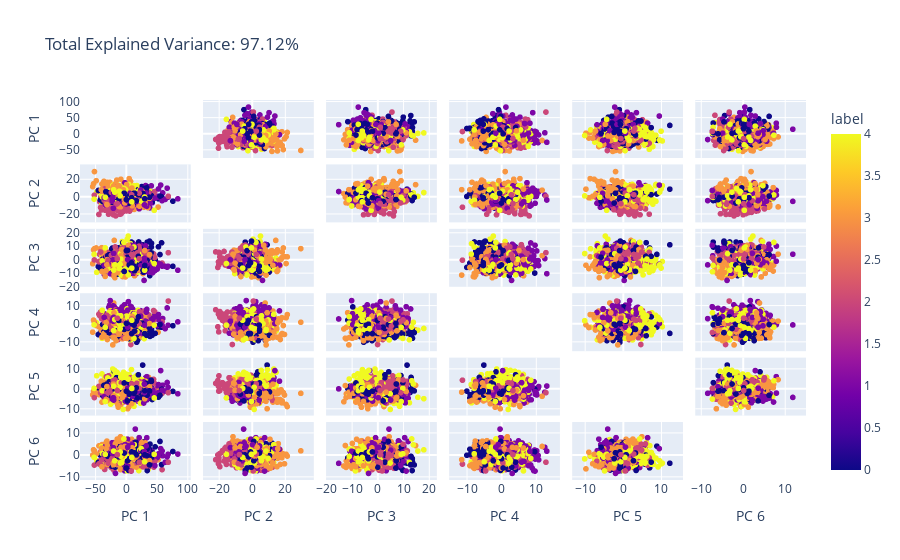

Source (notebook cell):
### Markdown cell above
By examining the plot, it's noticeable that the majority of the top-performing models were optimized using all the solvers except 'liblinear'. This demonstrates that, in this particular case, 'liblinear' might not be the most effective solver for the Logistic Regression model.

In terms of regularization or 'penalty' parameters, the 'l1' penalty only appears in the tenth position among the top-performing models. In contrast, the 'l2' penalty is present in all other high-ranking combinations. This suggests that 'l2' regularization generally performs better with our data, although the effectiveness of 'l1' or 'l2' may vary depending on the specific problem and data characteristics.

Thus, the plot provides valuable insights to fine-tune our model by suggesting the most effective solvers and regularization strategies for our specific dataset.

### Code cell
import plotly.express as px
from sklearn.decomposition import PCA

# Since PCA chose 6 components to explain 95% variance
n_components = 6
pca = PCA(n_components=n_components)

# Exclude 'Unnamed: 0' and 'label' columns for PCA
features = df.drop(columns=['label'])
components = pca.fit_transform(features)

total_var = pca.explained_variance_ratio_.sum() * 100

labels = {str(i): f"PC {i+1}" for i in range(n_components)}
labels['color'] = 'label'

fig = px.scatter_matrix(
    components,
    color=df["label"],
    dimensions=range(n_components),
    labels=labels,
    title=f'Total Explained Variance: {total_var:.2f}%',
)
fig.update_traces(diagonal_visible=False)
fig.show()

### Figure 1 — Plotly figure (JSON) as saved in the notebook; plotly's stock layout.template omitted (floating-point values rounded to 4 significant figures; data arrays with more than 128 entries replaced by an {"elided": "..."} marker saying what was removed)
{"data": [{"diagonal": {"visible": false}, "dimensions": [{"axis": {"matches": true}, "label": "PC 1", "values": {"elided": "1300 float values"}}, {"axis": {"matches": true}, "label": "PC 2", "values": {"elided": "1300 float values"}}, {"axis": {"matches": true}, "label": "PC 3", "values": {"elided": "1300 float values"}}, {"axis": {"matches": true}, "label": "PC 4", "values": {"elided": "1300 float values"}}, {"axis": {"matches": true}, "label": "PC 5", "values": {"elided": "1300 float values"}}, {"axis": {"matches": true}, "label": "PC 6", "values": {"elided": "1300 float values"}}], "hovertemplate": "%{xaxis.title.text}=%{x}<br>%{yaxis.title.text}=%{y}<br>label=%{marker.color}<extra></extra>", "legendgroup": "", "marker": {"color": {"elided": "1300 int values"}, "coloraxis": "coloraxis", "symbol": "circle"}, "name": "", "showlegend": false, "type": "splom"}], "layout": {"coloraxis": {"colorbar": {"title": {"text": "label"}}, "colorscale": [[0, "#0d0887"], [0.1111, "#46039f"], [0.2222, "#7201a8"], [0.3333, "#9c179e"], [0.4444, "#bd3786"], [0.5556, "#d8576b"], [0.6667, "#ed7953"], [0.7778, "#fb9f3a"], [0.8889, "#fdca26"], [1, "#f0f921"]]}, "dragmode": "select", "legend": {"tracegroupgap": 0}, "title": {"text": "Total Explained Variance: 97.12%"}}}
